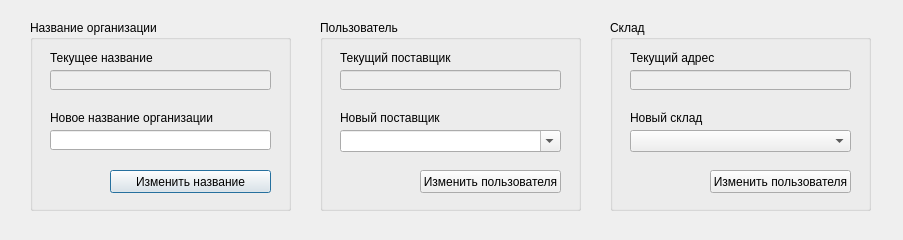
<?xml version="1.0" encoding="UTF-8"?>
<ui version="4.0">
 <class>CompanyEditDialog</class>
 <widget class="QDialog" name="CompanyEditDialog">
  <property name="geometry">
   <rect>
    <x>0</x>
    <y>0</y>
    <width>903</width>
    <height>240</height>
   </rect>
  </property>
  <property name="windowTitle">
   <string>Изменение поставщика</string>
  </property>
  <widget class="QGroupBox" name="groupBox">
   <property name="geometry">
    <rect>
     <x>30</x>
     <y>20</y>
     <width>261</width>
     <height>191</height>
    </rect>
   </property>
   <property name="title">
    <string>Название организации</string>
   </property>
   <widget class="QPushButton" name="ChangeNameButton">
    <property name="geometry">
     <rect>
      <x>80</x>
      <y>150</y>
      <width>161</width>
      <height>23</height>
     </rect>
    </property>
    <property name="text">
     <string>Изменить название</string>
    </property>
   </widget>
   <widget class="QLineEdit" name="InitialNameInput">
    <property name="enabled">
     <bool>false</bool>
    </property>
    <property name="geometry">
     <rect>
      <x>20</x>
      <y>50</y>
      <width>221</width>
      <height>20</height>
     </rect>
    </property>
   </widget>
   <widget class="QLineEdit" name="NewNameInput">
    <property name="geometry">
     <rect>
      <x>20</x>
      <y>110</y>
      <width>221</width>
      <height>20</height>
     </rect>
    </property>
   </widget>
   <widget class="QLabel" name="label">
    <property name="geometry">
     <rect>
      <x>20</x>
      <y>30</y>
      <width>221</width>
      <height>16</height>
     </rect>
    </property>
    <property name="text">
     <string>Текущее название</string>
    </property>
   </widget>
   <widget class="QLabel" name="label_2">
    <property name="geometry">
     <rect>
      <x>20</x>
      <y>90</y>
      <width>221</width>
      <height>16</height>
     </rect>
    </property>
    <property name="text">
     <string>Новое название организации</string>
    </property>
   </widget>
  </widget>
  <widget class="QGroupBox" name="groupBox_2">
   <property name="geometry">
    <rect>
     <x>320</x>
     <y>20</y>
     <width>261</width>
     <height>191</height>
    </rect>
   </property>
   <property name="title">
    <string>Пользователь</string>
   </property>
   <widget class="QPushButton" name="ChangeUsernameButton">
    <property name="geometry">
     <rect>
      <x>100</x>
      <y>150</y>
      <width>141</width>
      <height>23</height>
     </rect>
    </property>
    <property name="text">
     <string>Изменить пользователя</string>
    </property>
   </widget>
   <widget class="QLineEdit" name="InitialUsernameInput">
    <property name="enabled">
     <bool>false</bool>
    </property>
    <property name="geometry">
     <rect>
      <x>20</x>
      <y>50</y>
      <width>221</width>
      <height>20</height>
     </rect>
    </property>
   </widget>
   <widget class="QLabel" name="label_3">
    <property name="geometry">
     <rect>
      <x>20</x>
      <y>30</y>
      <width>221</width>
      <height>16</height>
     </rect>
    </property>
    <property name="text">
     <string>Текущий поставщик</string>
    </property>
   </widget>
   <widget class="QLabel" name="label_4">
    <property name="geometry">
     <rect>
      <x>20</x>
      <y>90</y>
      <width>221</width>
      <height>16</height>
     </rect>
    </property>
    <property name="text">
     <string>Новый поставщик</string>
    </property>
   </widget>
   <widget class="QComboBox" name="UsernameInputSelect">
    <property name="geometry">
     <rect>
      <x>20</x>
      <y>110</y>
      <width>221</width>
      <height>22</height>
     </rect>
    </property>
    <property name="editable">
     <bool>true</bool>
    </property>
   </widget>
  </widget>
  <widget class="QGroupBox" name="groupBox_3">
   <property name="geometry">
    <rect>
     <x>610</x>
     <y>20</y>
     <width>261</width>
     <height>191</height>
    </rect>
   </property>
   <property name="title">
    <string>Склад</string>
   </property>
   <widget class="QPushButton" name="ChangeStoreButton">
    <property name="geometry">
     <rect>
      <x>100</x>
      <y>150</y>
      <width>141</width>
      <height>23</height>
     </rect>
    </property>
    <property name="text">
     <string>Изменить пользователя</string>
    </property>
   </widget>
   <widget class="QLineEdit" name="InitialStoreInput">
    <property name="enabled">
     <bool>false</bool>
    </property>
    <property name="geometry">
     <rect>
      <x>20</x>
      <y>50</y>
      <width>221</width>
      <height>20</height>
     </rect>
    </property>
   </widget>
   <widget class="QLabel" name="label_5">
    <property name="geometry">
     <rect>
      <x>20</x>
      <y>30</y>
      <width>221</width>
      <height>16</height>
     </rect>
    </property>
    <property name="text">
     <string>Текущий адрес</string>
    </property>
   </widget>
   <widget class="QLabel" name="label_6">
    <property name="geometry">
     <rect>
      <x>20</x>
      <y>90</y>
      <width>221</width>
      <height>16</height>
     </rect>
    </property>
    <property name="text">
     <string>Новый склад</string>
    </property>
   </widget>
   <widget class="QComboBox" name="StoreSelect">
    <property name="geometry">
     <rect>
      <x>20</x>
      <y>110</y>
      <width>221</width>
      <height>22</height>
     </rect>
    </property>
    <property name="editable">
     <bool>false</bool>
    </property>
   </widget>
  </widget>
 </widget>
 <resources/>
 <connections/>
</ui>
